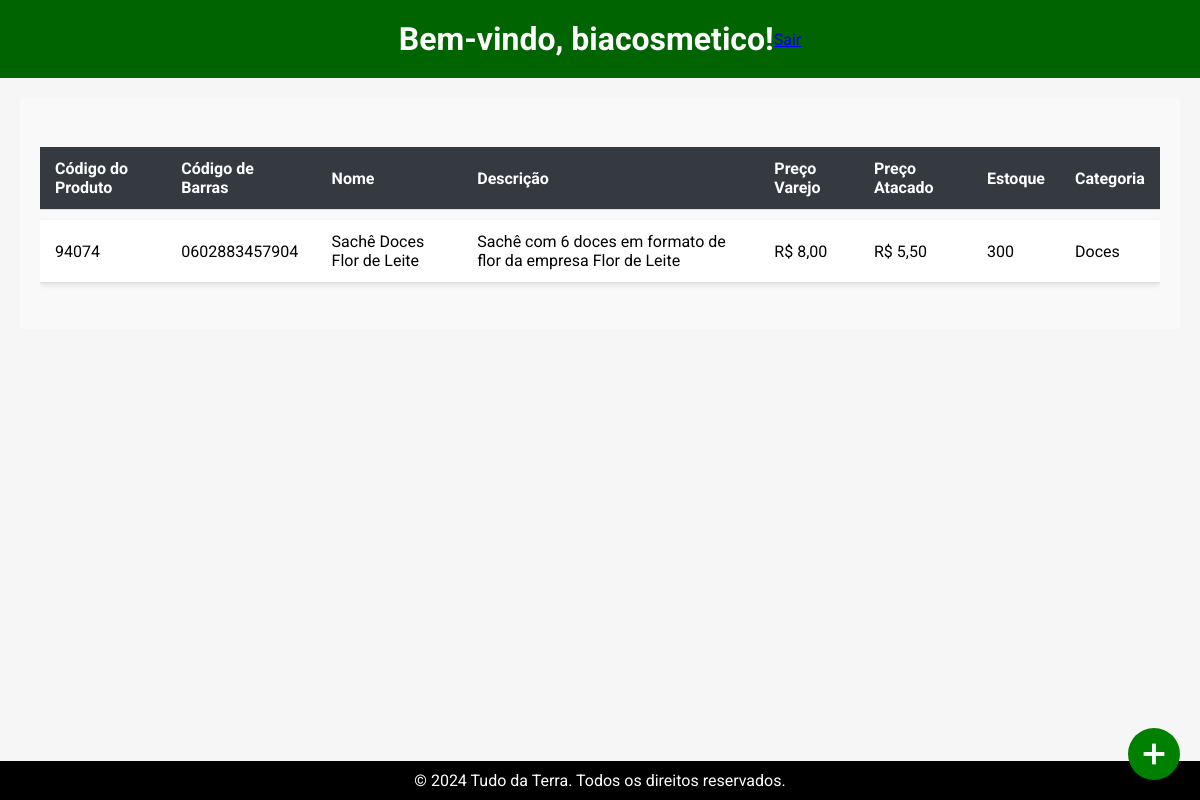
/Admnistracao/inventary.php (signed in), run on an earlier commit of the app's database.
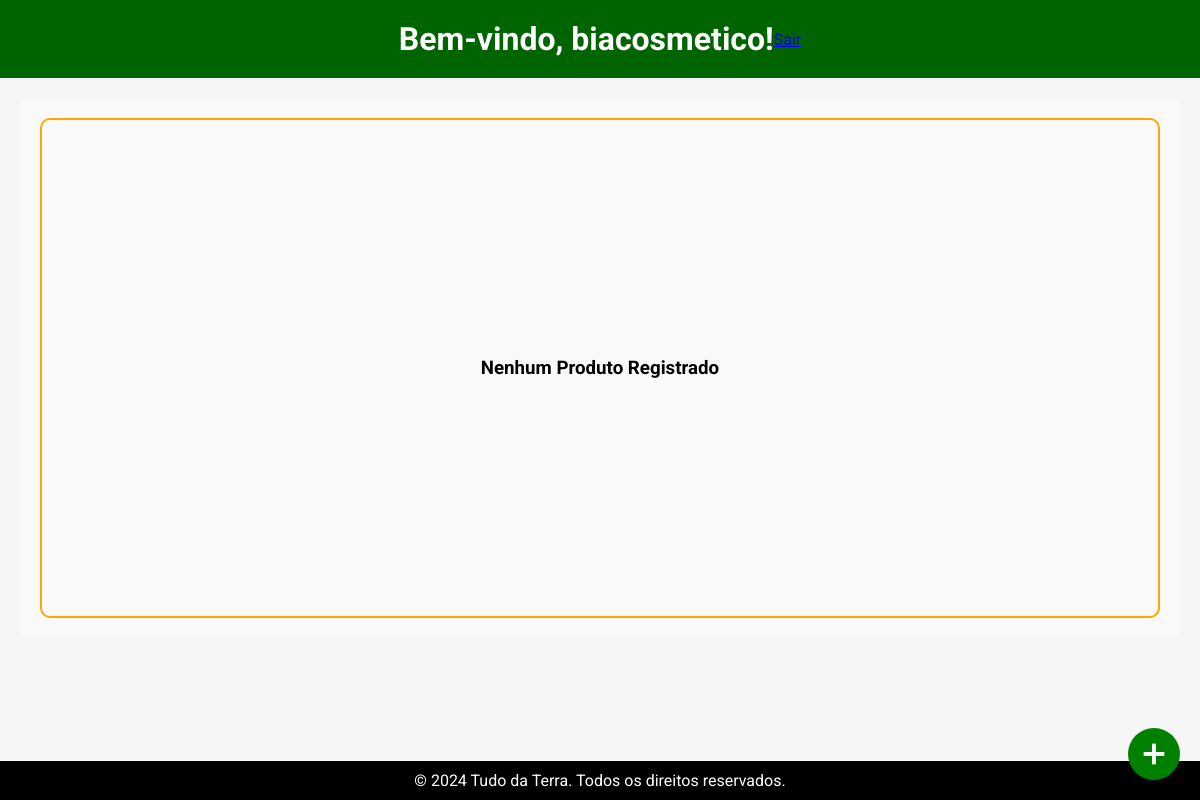
And on a later commit of the database.
### tables this page shows
CREATE TABLE `produtos` (
  `codProd` int(8) NOT NULL,
  `nome` varchar(100) NOT NULL,
  `descricao` text NOT NULL,
  `precoVarejo` decimal(10,2) NOT NULL,
  `precoAtacado` decimal(10,2) NOT NULL,
  `estoque` int(11) NOT NULL,
  `categoria` varchar(100) NOT NULL,
  `barcode` mediumtext NOT NULL,
  `codadm` int(11) NOT NULL
);

### Admnistracao/inventary.php (the view, shortened to what this page needs)
<?php
require_once "../Conection/Conexao.php";
if (!isset($_SESSION['user'])) {
    header("Location: index.php");
    exit();
}else if (isset($_SESSION['user'])) {
    $username = $_SESSION['user']['name'];
}
$n = explode(' ', $username);
$n2 = array_pop($n);
$n1 = array_shift($n);
$name = $n1." ".$n2;
?>
<!DOCTYPE html>
<html lang="pt-br">
<head>
     <link rel="stylesheet" href="css/style.css">
</head>
<body>
    <div class="button_cad">
        <a href="cadprod.php">
            <button>
            <i class="material-symbols-outlined">
            </i>
            </button>
        </a>
    </div>
    <div class="container">
        <header class="header">
            <h1>Bem-vindo, <?php echo htmlspecialchars($name); ?>!</h1>
            <a href="functions/logout.php">Sair</a>
        </header>
        <main class="main">
            <section class="section2">
                <?php
                    $stmt = $conn->prepare("SELECT * FROM produtos");
                    $stmt->execute();
                    if($stmt->rowCount() > 0):
                ?>
                    <div class="table-responsive">
                        <table>
                            <thead>
                                <tr>
                                <th>Código do Produto</th>
                                <th>Código de Barras</th>
                                <th>Nome</th>
                                <th>Descrição</th>
                                <th>Preço Varejo</th>
                                <th>Preço Atacado</th>
                                <th>Estoque</th>
                                <th>Categoria</th>
                                </tr>
                            </thead>
                            <tbody>
                            <?php
                                $produtos = $stmt->fetchAll(PDO::FETCH_ASSOC);
                                foreach ($produtos as $prod => $pd) {
                            ?>
                                <tr>
                                    <td data-title="Código do Produto"><?php echo $pd['codProd']?></td>
                                    <td data-title="Código de Barras"><?php echo $pd['barcode']?></td>
                                    <td data-title="Nome"><?php echo $pd['nome']?></td>
                                    <td data-title="Descrição"><?php echo $pd['descricao']?></td>
                                    <td data-title="Preço Varejo">R$ <?php echo str_replace(".", ",", $pd['precoVarejo'])?></td>
                                    <td data-title="Preço Atacado">R$ <?php echo str_replace(".", ",", $pd['precoAtacado'])?></td>
                                    <td data-title="Estoque"><?php echo $pd['estoque']?></td>
                                    <td data-title="Categoria"><?php echo $pd['categoria']?></td>
                                </tr>
                                <br>
                            <?php
                                }
                            ?>
                            </tbody>
                        </table>
                    </div>
                <?php else: ?>
                    <div class="warning">
                        <h3>Nenhum Produto Registrado</h3>
                    </div>
                <?php endif; ?>
            </section>
        </main>
        <footer class="footer">
            <p>&copy; <?php echo date("Y"); ?> Tudo da Terra. Todos os direitos reservados.</p>
        </footer>
    </div>
</body>
</html>

### Admnistracao/css/style.css (style rules this page uses)
:root { --primary: green; --secundary: lightgreen; --terciary: darkgreen; --black: #000000; --silver: #c0c0c0; --white: #ffffff; --white2: #2b2b2b; --gray: #f6f6f6; }
* { margin: 0; padding: 0; box-sizing: border-box; }
body { background: var(--gray); font-family: 'Roboto', sans-serif; }
.container { display: grid; grid-template-columns: 1fr; grid-template-rows: auto 1fr auto; height: 100vh; }
div.button_cad { position: fixed; bottom: 20px; right: 20px; z-index: 10; }
div.button_cad a { text-decoration: none; }
div.button_cad button { background: var(--primary); color: var(--white); border: none; border-radius: 50%; padding: 10px 10px; cursor: pointer; display: flex; align-items: center; justify-content: center; }
div.button_cad button i { font-size: 2rem; font-weight: bold; }
.header { background-color: darkgreen; text-align: center; padding: 20px; color: white; display: flex; align-items: center; justify-content: center; }
.main { padding: 20px; max-width: 100vw; width: 100%; }
.footer { background-color: var(--black); color: #fff; padding: 10px; text-align: center; }

### Admnistracao/inventary.php (style rules this page uses)
.section2 { padding: 20px; background-color: #f9f9f9; }
div.warning { padding: 10px; border: solid 2px orange; margin: 0; border-radius: 10px; height: 500px; display: flex; align-items: center; justify-content: center; }
.table-responsive { width: 100%; overflow-x: auto; }
table { width: 100%; border-collapse: separate; border-spacing: 0 10px; margin-bottom: 1rem; }
th, td { padding: 12px 15px; text-align: left; border-bottom: 1px solid #ddd; }
th { background-color: #343a40; color: #ffffff; position: sticky; top: 0; }
tbody tr { background-color: #fff; box-shadow: 0 2px 5px rgba(0, 0, 0, 0.1); margin-bottom: 30px; }
tbody td { position: relative; }
tbody td:before { content: attr(data-title); position: absolute; left: 10px; top: 50%; transform: translateY(-50%); font-weight: bold; color: #6c757d; display: none; }

What changed in the data, as far as the page shows it:
removed produtos: codProd "94074", barcode "0602883457904", nome "Sachê Doces Flor de Leite", descricao "Sachê com 6 doces em formato de flor da empresa Flor de Leite", precoVarejo "8,00", precoAtacado "5,50", estoque "300", categoria "Doces"
Also different on the page:
text no longer shown: "Código do Produto Código de Barras Nome Descrição Preço Varejo Preço Atacado Estoque Categoria"
text now shown: "Nenhum Produto Registrado"
